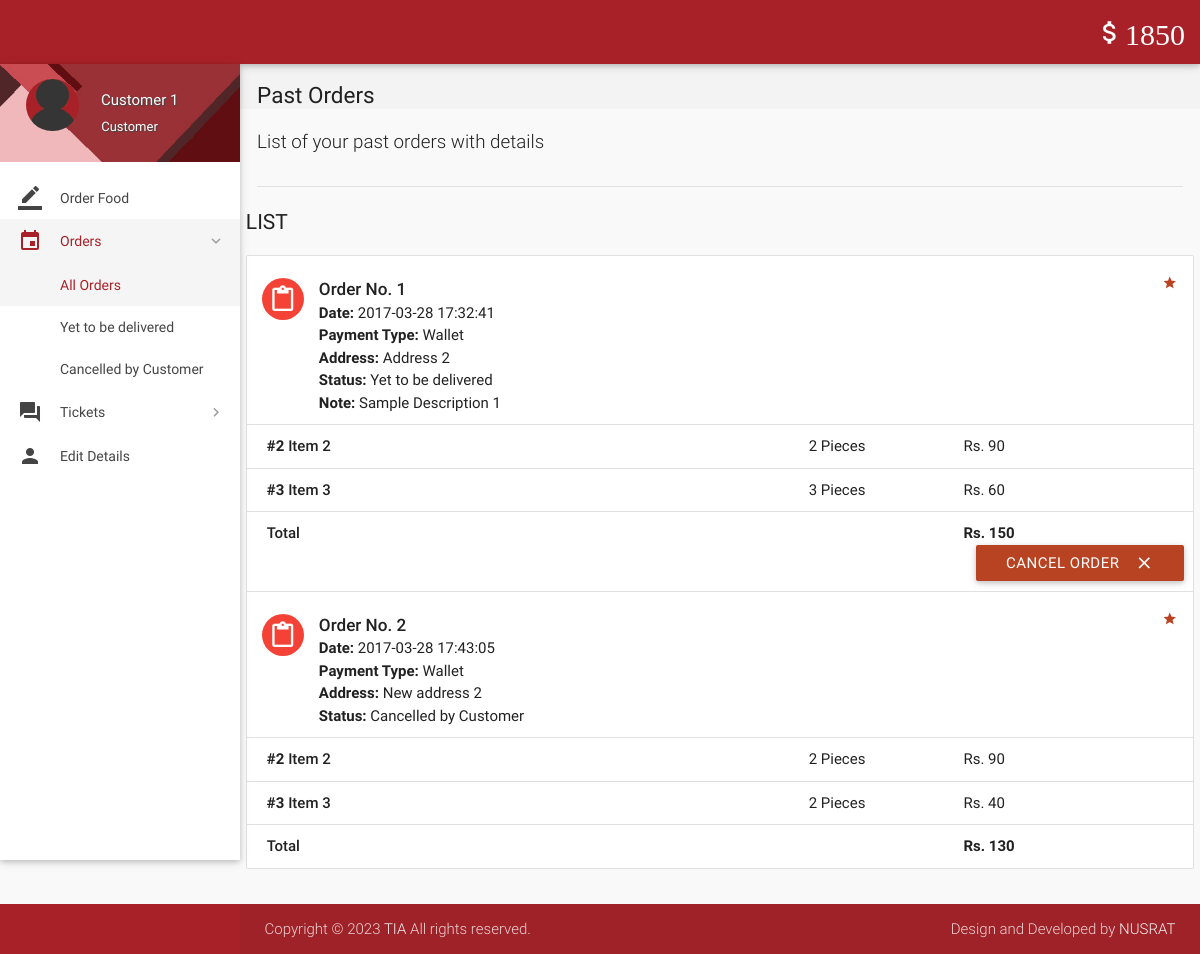
Page /orders.php (signed in) on the committed database.
### tables this page shows
CREATE TABLE `wallet_details` (
  `id` int(11) NOT NULL,
  `wallet_id` int(11) NOT NULL,
  `number` varchar(16) NOT NULL,
  `cvv` int(3) NOT NULL,
  `balance` int(11) NOT NULL DEFAULT '2000'
);

CREATE TABLE `orders` (
  `id` int(11) NOT NULL,
  `customer_id` int(11) NOT NULL,
  `address` varchar(300) NOT NULL,
  `description` varchar(300) NOT NULL,
  `date` datetime NOT NULL DEFAULT CURRENT_TIMESTAMP,
  `payment_type` varchar(16) NOT NULL DEFAULT 'Wallet',
  `total` int(11) NOT NULL,
  `status` varchar(25) NOT NULL DEFAULT 'Yet to be delivered',
  `deleted` tinyint(4) NOT NULL DEFAULT '0'
);

CREATE TABLE `order_details` (
  `id` int(11) NOT NULL,
  `order_id` int(11) NOT NULL,
  `item_id` int(11) NOT NULL,
  `quantity` int(11) NOT NULL,
  `price` int(11) NOT NULL
);

CREATE TABLE `items` (
  `id` int(11) NOT NULL,
  `name` varchar(20) NOT NULL,
  `price` int(11) NOT NULL,
  `deleted` tinyint(4) NOT NULL DEFAULT '0',
  `image` varchar(20) NOT NULL
  
);

### includes/wallet.php (called while the page is built)
<?php
$user_id=$_SESSION['user_id'];
$sql = mysqli_query($con, "SELECT * FROM wallet where customer_id = $user_id");
while($row1 = mysqli_fetch_array($sql)){
$wallet_id = $row1['id'];
}
$sql = mysqli_query($con, "SELECT * FROM wallet_details where wallet_id = $wallet_id");
while($row1 = mysqli_fetch_array($sql)){
$balance = $row1['balance'];
}
?>

### includes/connect.php (called while the page is built, shortened)
<?php
$name = $_SESSION['name'];
$role = $_SESSION['role'];
?>

### orders.php (the view, shortened to what this page needs)
<?php
include 'includes/connect.php';
include 'includes/wallet.php';
	if($_SESSION['customer_sid']==session_id())
	{
		?>
<!DOCTYPE html>
<html lang="en">
<head>
  <link href="css/materialize.min.css" type="text/css" rel="stylesheet" media="screen,projection">
  <link href="css/style.min.css" type="text/css" rel="stylesheet" media="screen,projection">
  <link href="css/custom/custom.min.css" type="text/css" rel="stylesheet" media="screen,projection">
  <link href="js/plugins/perfect-scrollbar/perfect-scrollbar.css" type="text/css" rel="stylesheet" media="screen,projection">
</head>
<body>
  <header id="header" class="page-topbar">
        <div class="navbar-fixed">
            <nav class="navbar-color">
                <div class="nav-wrapper">
                    <ul class="left">
                      <li><h1 class="logo-wrapper"><a href="index.php" class="brand-logo darken-1"><img src="images/materialize-logo.png" alt="logo"></a> <span class="logo-text">Logo</span></h1></li>
                    </ul>
                    <ul class="right hide-on-med-and-down">
                        <li><a href="#"  class="waves-effect waves-block waves-light"><i class="mdi-editor-attach-money"><?php echo $balance;?></i></a>
                        </li>
                    </ul>
                </div>
            </nav>
        </div>
  </header>
  <div id="main">
    <div class="wrapper">
      <aside id="left-sidebar-nav">
        <ul id="slide-out" class="side-nav fixed leftside-navigation">
            <li class="user-details cyan darken-2">
            <div class="row">
                <div class="col col s4 m4 l4">
                    <img src="images/avatar.jpg" alt="" class="circle responsive-img valign profile-image">
                </div>
                <div class="col col s8 m8 l8">
                    <a class="btn-flat dropdown-button waves-effect waves-light white-text profile-btn" href="#" data-activates="profile-dropdown"><?php echo $name;?> <i class="mdi-navigation-arrow-drop-down right"></i></a>
                    <p class="user-roal"><?php echo $role;?></p>
                </div>
            </div>
            </li>
            <li class="bold"><a href="index.php" class="waves-effect waves-cyan"><i class="mdi-editor-border-color"></i> Order Food</a>
            </li>
                <li class="no-padding">
                    <ul class="collapsible collapsible-accordion">
                        <li class="bold"><a class="collapsible-header waves-effect waves-cyan active"><i class="mdi-editor-insert-invitation"></i> Orders</a>
                            <div class="collapsible-body">
                                <ul>
								<li class="<?php
								if(!isset($_GET['status'])){
										echo 'active';
									}?>
									"><a href="orders.php">All Orders</a>
                                </li>
								<?php
									$sql = mysqli_query($con, "SELECT DISTINCT status FROM orders  WHERE customer_id = $user_id;;");
									while($row = mysqli_fetch_array($sql)){
                                    echo '<li class='.(isset($_GET['status'])?($status == $_GET['status'] ? 'active' : ''): '').'><a href="orders.php?status='.$row['status'].'">'.$row['status'].'</a>
                                    </li>';
									}
									?>
                                </ul>
                            </div>
                        </li>
                    </ul>
                </li>
                <li class="no-padding">
                    <ul class="collapsible collapsible-accordion">
                        <li class="bold"><a class="collapsible-header waves-effect waves-cyan"><i class="mdi-action-question-answer"></i> Tickets</a>
                        </li>
                    </ul>
                </li>
            <li class="bold"><a href="details.php" class="waves-effect waves-cyan"><i class="mdi-social-person"></i> Edit Details</a>
            </li>
        </ul>
        </aside>
      <section id="content">
        <div id="breadcrumbs-wrapper">
          <div class="container">
            <div class="row">
              <div class="col s12 m12 l12">
                <h5 class="breadcrumbs-title">Past Orders</h5>
              </div>
            </div>
          </div>
        </div>
        <div class="container">
          <p class="caption">List of your past orders with details</p>
          <div class="divider"></div>
<div id="work-collections" class="seaction">
					<?php
					if(isset($_GET['status'])){
						$status = $_GET['status'];
					}
					else{
						$status = '%';
					}
					$sql = mysqli_query($con, "SELECT * FROM orders WHERE customer_id = $user_id AND status LIKE '$status';;");
					echo '              <div class="row">
                <div>
                    <h4 class="header">List</h4>
                    <ul id="issues-collection" class="collection">';
					while($row = mysqli_fetch_array($sql))
					{
						$status = $row['status'];
						echo '<li class="collection-item avatar">
                              <i class="mdi-content-content-paste red circle"></i>
                              <span class="collection-header">Order No. '.$row['id'].'</span>
                              <p><strong>Date:</strong> '.$row['date'].'</p>
                              <p><strong>Payment Type:</strong> '.$row['payment_type'].'</p>
							  <p><strong>Address: </strong>'.$row['address'].'</p>
                              <p><strong>Status:</strong> '.($status=='Paused' ? 'Paused <a  data-position="bottom" data-delay="50" data-tooltip="Please contact administrator for further details." class="btn-floating waves-effect waves-light tooltipped cyan">    ?</a>' : $status).'</p>
							  '.(!empty($row['description']) ? '<p><strong>Note: </strong>'.$row['description'].'</p>' : '').'
							  <a href="#" class="secondary-content"><i class="mdi-action-grade"></i></a>
                              </li>';
						$order_id = $row['id'];
						$sql1 = mysqli_query($con, "SELECT * FROM order_details WHERE order_id = $order_id;");
						while($row1 = mysqli_fetch_array($sql1))
						{
							$item_id = $row1['item_id'];
							$sql2 = mysqli_query($con, "SELECT * FROM items WHERE id = $item_id;");
							while($row2 = mysqli_fetch_array($sql2)){
								$item_name = $row2['name'];
							}
							echo '<li class="collection-item">
                            <div class="row">
                            <div class="col s7">
                            <p class="collections-title"><strong>#'.$row1['item_id'].'</strong> '.$item_name.'</p>
                            </div>
                            <div class="col s2">
                            <span>'.$row1['quantity'].' Pieces</span>
                            </div>
                            <div class="col s3">
                            <span>Rs. '.$row1['price'].'</span>
                            </div>
                            </div>
                            </li>';
							$id = $row1['order_id'];
						}
								echo'<li class="collection-item">
                                        <div class="row">
                                            <div class="col s7">
                                                <p class="collections-title"> Total</p>
                                            </div>
                                            <div class="col s2">
											<span> </span>
                                            </div>
                                            <div class="col s3">
                                                <span><strong>Rs. '.$row['total'].'</strong></span>
                                            </div>';
								if(!preg_match('/^Cancelled/', $status)){
									if($status != 'Delivered'){
								echo '<form action="routers/cancel-order.php" method="post">
										<input type="hidden" value="'.$id.'" name="id">
										<input type="hidden" value="Cancelled by Customer" name="status">
										<input type="hidden" value="'.$row['payment_type'].'" name="payment_type">
										<button class="btn waves-effect waves-light right submit" type="submit" name="action">Cancel Order
                                              <i class="mdi-content-clear right"></i>
										</button>
										</form>';
								}
								}
								echo'</div></li>';
					}
					?>
					 </ul>
                </div>
              </div>
            </div>
        </div>
      </section>
    </div>
  </div>
  <footer class="page-footer">
    <div class="footer-copyright">
      <div class="container">
        <span>Copyright © 2023 <a class="grey-text text-lighten-4" href="#" target="_blank">TIA</a> All rights reserved.</span>
        <span class="right"> Design and Developed by <a class="grey-text text-lighten-4" href="#">NUSRAT</a></span>
        </div>
    </div>
  </footer>
</body>
</html>
<?php
	}
?>

### rows in the picture
wallet_details: balance "1850"
orders: id "1", date "2017-03-28 17:32:41", payment_type "Wallet", address "Address 2", status "Yet to be delivered", description "Sample Description 1", total "150"
order_details: item "2", item.name "Item 2", quantity "2", price "90"
order_details: item "3", item.name "Item 3", quantity "3", price "60"
orders: id "2", date "2017-03-28 17:43:05", payment_type "Wallet", address "New address 2", status "Cancelled by Customer", total "130"
order_details: item "2", item.name "Item 2", quantity "2", price "90"
order_details: item "3", item.name "Item 3", quantity "2", price "40"

### other values in the picture
$name "Customer 1"
$role "Customer"
$row['status'] "Yet to be delivered"
$row['status'] "Cancelled by Customer"
